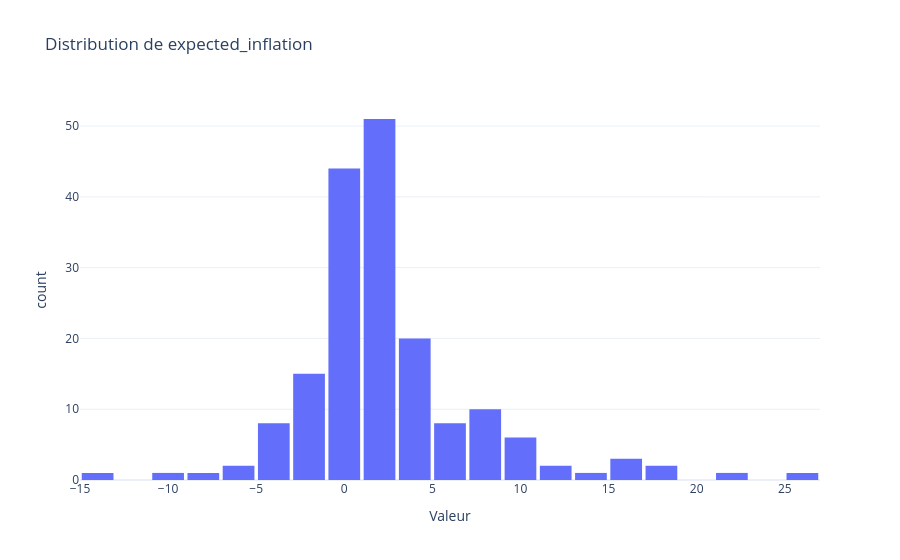
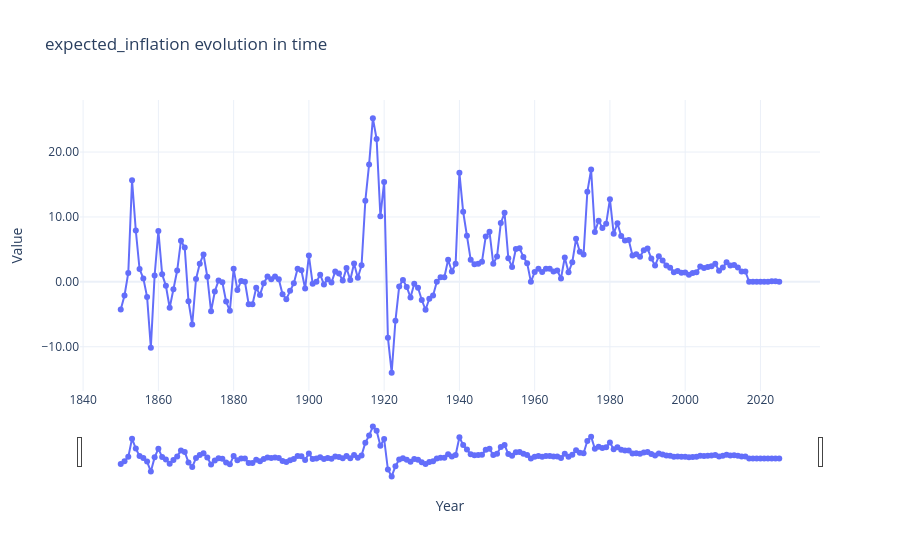

Write notebook code for charts like these, in order.
### Markdown cell above
### Expected inflation (en %)

### Code cell
print(f"{df["expected_inflation"].describe()}\n")

histogram(df, 'expected_inflation')

time_evo(df, 'expected_inflation')

### Figure 1 — Plotly figure (JSON) as saved in the notebook; plotly's stock layout.template omitted (floating-point values rounded to 4 significant figures; data arrays with more than 128 entries replaced by an {"elided": "..."} marker saying what was removed)
{"data": [{"bingroup": "x", "hovertemplate": "Valeur=%{x}<br>count=%{y}<extra></extra>", "legendgroup": "", "marker": {"color": "#636EFA", "pattern": {"shape": ""}}, "name": "", "nbinsx": 20, "orientation": "v", "showlegend": false, "type": "histogram", "x": {"elided": "177 float values"}, "xaxis": "x", "yaxis": "y"}], "layout": {"bargap": 0.1, "barmode": "relative", "legend": {"tracegroupgap": 0}, "title": {"text": "Distribution de expected_inflation"}, "xaxis": {"anchor": "y", "domain": [0, 1], "tickformat": "d", "title": {"text": "Valeur"}}, "yaxis": {"anchor": "x", "domain": [0, 1], "title": {"text": "count"}}}}

### Figure 2 — Plotly figure (JSON) as saved in the notebook; plotly's stock layout.template omitted (floating-point values rounded to 4 significant figures; data arrays with more than 128 entries replaced by an {"elided": "..."} marker saying what was removed)
{"data": [{"hovertemplate": "Year=%{x}<br>Value=%{y}<extra></extra>", "legendgroup": "", "line": {"color": "#636efa", "dash": "solid"}, "marker": {"symbol": "circle"}, "mode": "lines+markers", "name": "", "orientation": "v", "showlegend": false, "type": "scatter", "x": {"elided": "177 float values"}, "xaxis": "x", "y": {"elided": "177 float values"}, "yaxis": "y"}], "layout": {"legend": {"tracegroupgap": 0}, "title": {"text": "expected_inflation evolution in time"}, "xaxis": {"anchor": "y", "domain": [0, 1], "rangeslider": {"visible": true}, "tickformat": "d", "title": {"text": "Year"}}, "yaxis": {"anchor": "x", "domain": [0, 1], "tickformat": ".2f", "title": {"text": "Value"}}}}
